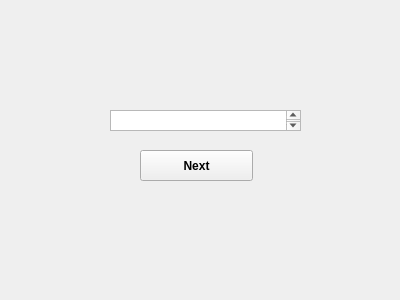
<?xml version="1.0" encoding="UTF-8"?>
<ui version="4.0">
 <class>Form</class>
 <widget class="QWidget" name="Form">
  <property name="geometry">
   <rect>
    <x>0</x>
    <y>0</y>
    <width>400</width>
    <height>300</height>
   </rect>
  </property>
  <property name="font">
   <font>
    <weight>75</weight>
    <bold>true</bold>
   </font>
  </property>
  <property name="windowTitle">
   <string>Form</string>
  </property>
  <widget class="QPushButton" name="btn">
   <property name="geometry">
    <rect>
     <x>140</x>
     <y>150</y>
     <width>113</width>
     <height>31</height>
    </rect>
   </property>
   <property name="text">
    <string>Next</string>
   </property>
  </widget>
  <widget class="QTextEdit" name="textEdit">
   <property name="geometry">
    <rect>
     <x>110</x>
     <y>110</y>
     <width>191</width>
     <height>21</height>
    </rect>
   </property>
   <property name="layoutDirection">
    <enum>Qt::LeftToRight</enum>
   </property>
  </widget>
 </widget>
 <resources/>
 <connections/>
</ui>
